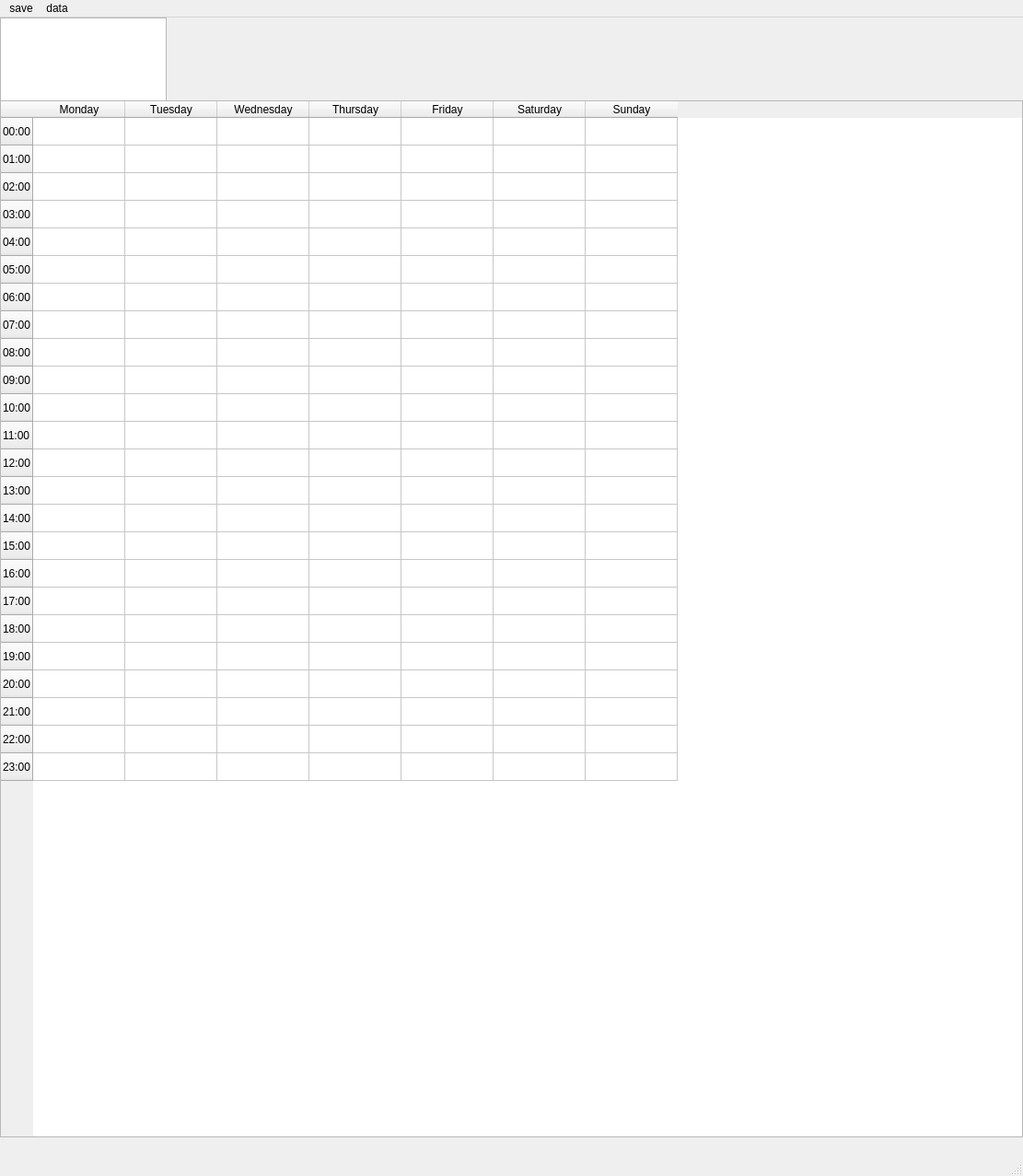
<?xml version="1.0" encoding="UTF-8"?>
<ui version="4.0">
 <class>Timetable</class>
 <widget class="QMainWindow" name="Timetable">
  <property name="geometry">
   <rect>
    <x>0</x>
    <y>0</y>
    <width>1111</width>
    <height>1277</height>
   </rect>
  </property>
  <property name="windowTitle">
   <string>Timetable</string>
  </property>
  <widget class="QWidget" name="centralwidget">
   <widget class="QTableWidget" name="time_table">
    <property name="geometry">
     <rect>
      <x>0</x>
      <y>90</y>
      <width>1111</width>
      <height>1126</height>
     </rect>
    </property>
    <row>
     <property name="text">
      <string>00:00</string>
     </property>
    </row>
    <row>
     <property name="text">
      <string>01:00</string>
     </property>
    </row>
    <row>
     <property name="text">
      <string>02:00</string>
     </property>
    </row>
    <row>
     <property name="text">
      <string>03:00</string>
     </property>
    </row>
    <row>
     <property name="text">
      <string>04:00</string>
     </property>
    </row>
    <row>
     <property name="text">
      <string>05:00</string>
     </property>
    </row>
    <row>
     <property name="text">
      <string>06:00</string>
     </property>
    </row>
    <row>
     <property name="text">
      <string>07:00</string>
     </property>
    </row>
    <row>
     <property name="text">
      <string>08:00</string>
     </property>
    </row>
    <row>
     <property name="text">
      <string>09:00</string>
     </property>
    </row>
    <row>
     <property name="text">
      <string>10:00</string>
     </property>
    </row>
    <row>
     <property name="text">
      <string>11:00</string>
     </property>
    </row>
    <row>
     <property name="text">
      <string>12:00</string>
     </property>
    </row>
    <row>
     <property name="text">
      <string>13:00</string>
     </property>
    </row>
    <row>
     <property name="text">
      <string>14:00</string>
     </property>
    </row>
    <row>
     <property name="text">
      <string>15:00</string>
     </property>
    </row>
    <row>
     <property name="text">
      <string>16:00</string>
     </property>
    </row>
    <row>
     <property name="text">
      <string>17:00</string>
     </property>
    </row>
    <row>
     <property name="text">
      <string>18:00</string>
     </property>
    </row>
    <row>
     <property name="text">
      <string>19:00</string>
     </property>
    </row>
    <row>
     <property name="text">
      <string>20:00</string>
     </property>
    </row>
    <row>
     <property name="text">
      <string>21:00</string>
     </property>
    </row>
    <row>
     <property name="text">
      <string>22:00</string>
     </property>
    </row>
    <row>
     <property name="text">
      <string>23:00</string>
     </property>
    </row>
    <column>
     <property name="text">
      <string>Monday</string>
     </property>
    </column>
    <column>
     <property name="text">
      <string>Tuesday</string>
     </property>
    </column>
    <column>
     <property name="text">
      <string>Wednesday</string>
     </property>
    </column>
    <column>
     <property name="text">
      <string>Thursday</string>
     </property>
    </column>
    <column>
     <property name="text">
      <string>Friday</string>
     </property>
    </column>
    <column>
     <property name="text">
      <string>Saturday</string>
     </property>
    </column>
    <column>
     <property name="text">
      <string>Sunday</string>
     </property>
    </column>
   </widget>
   <widget class="QTextEdit" name="textdate">
    <property name="geometry">
     <rect>
      <x>0</x>
      <y>0</y>
      <width>181</width>
      <height>91</height>
     </rect>
    </property>
   </widget>
  </widget>
  <widget class="QMenuBar" name="menubar">
   <property name="geometry">
    <rect>
     <x>0</x>
     <y>0</y>
     <width>1111</width>
     <height>31</height>
    </rect>
   </property>
   <widget class="QMenu" name="menu">
    <property name="title">
     <string>save</string>
    </property>
    <addaction name="save_time_act"/>
    <addaction name="time_table_act"/>
   </widget>
   <widget class="QMenu" name="menudata">
    <property name="title">
     <string>data</string>
    </property>
    <addaction name="copy_the_time_table_act"/>
    <addaction name="load_the_time_table_act"/>
    <addaction name="actioncalendar"/>
   </widget>
   <addaction name="menu"/>
   <addaction name="menudata"/>
  </widget>
  <widget class="QStatusBar" name="statusbar"/>
  <action name="save_time_act">
   <property name="text">
    <string>save time</string>
   </property>
  </action>
  <action name="time_table_act">
   <property name="text">
    <string>save time table</string>
   </property>
  </action>
  <action name="copy_the_time_table_act">
   <property name="text">
    <string>copy the time table</string>
   </property>
  </action>
  <action name="load_the_time_table_act">
   <property name="text">
    <string>load the time table</string>
   </property>
  </action>
  <action name="actioncalendar">
   <property name="text">
    <string>calendar</string>
   </property>
  </action>
 </widget>
 <resources/>
 <connections/>
</ui>
